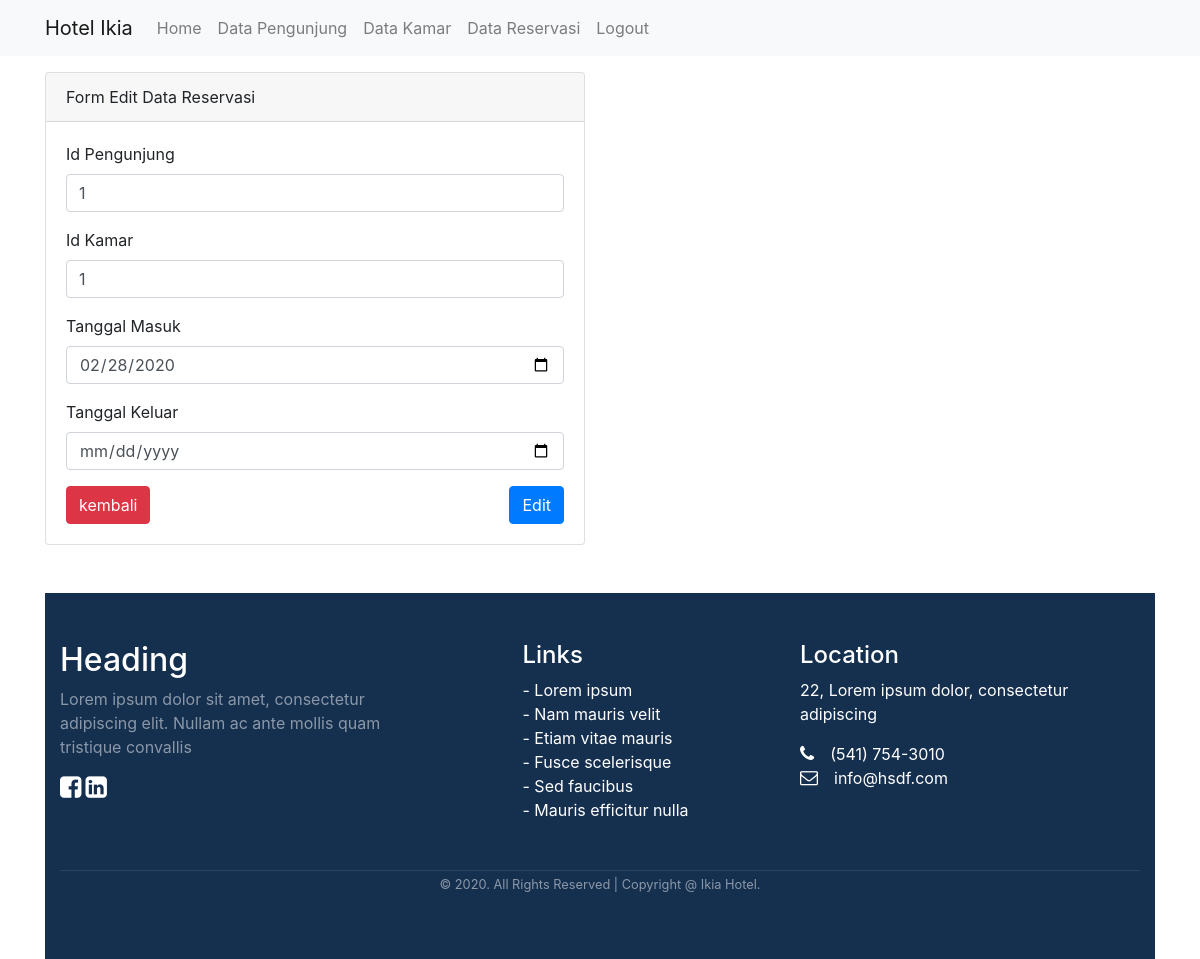
The app's page /hotel/reservasi/edit/1 with its own data.
### tables this page shows
CREATE TABLE `reservasi` (
  `id_reservasi` int(11) NOT NULL,
  `id_pengunjung` int(11) NOT NULL,
  `id_kamar` int(11) NOT NULL,
  `tgl_masuk` date NOT NULL,
  `tgl_keluar` date NOT NULL
);

### hotel/application/controllers/reservasi.php (called while the page is built, shortened)
<?php
class reservasi extends CI_Controller {
   public function __construct(){
        $this->load->model('reservasi_model');
   }
    public function edit($id_reservasi){
        $data['title']='Form Edit Data reservasi';
        $data['reservasi']=$this->reservasi_model->getreservasiByID($id_reservasi);
        $this->form_validation->set_rules('id_pengunjung', 'Id Pengunjung', 'required');
        $this->form_validation->set_rules('id_kamar', 'Id Kamar', 'required');
        $this->form_validation->set_rules('tgl1', 'Tgl Masuk', 'required');
        if ($this->form_validation->run() == FALSE) {
            $this->load->view('template/header',$data);
            $this->load->view('reservasi/edit',$data);
            $this->load->view('template/footer');
        } else {
            $this->reservasi_model->ubahdatars();
            $this->session->set_flashdata('flash-data','diedit');
            redirect('reservasi','refresh');
        }
    }
}
?>

### hotel/index.php (called while the page is built, shortened)
<?php
require_once BASEPATH.'core/CodeIgniter.php';

### hotel/application/models/reservasi_model.php (called while the page is built, shortened)
<?php
class reservasi_model extends CI_Model {
   public function getreservasiByID($id_reservasi){
       return $this->db->get_where('reservasi',['id_reservasi'=>$id_reservasi])->row_array();
   }
}
?>

### hotel/application/views/reservasi/edit.php (the view, shortened to what this page needs)
<div class="container">
    <div class="row mt-3">
        <div class="col-md-6">
            <div class="card">
                <div class="card-header">Form Edit Data Reservasi</div>
                <div class="card-body">
                    <form action="" method="post">
                        <div class="form-group">
                            <label for="id_pengunjung">Id Pengunjung</label>
                            <input type="text" class="form-control" id="id_pengunjung" name="id_pengunjung" value="<?= $reservasi['id_pengunjung']; ?>">
                        </div>
                        <div class="form-group">
                            <label for="id_kamar">Id Kamar</label>
                            <input type="text" class="form-control" id="id_kamar" name="id_kamar" value="<?= $reservasi['id_kamar']; ?>">
                        </div>
                        <div class="form-group">
                            <label for="tgl1">Tanggal Masuk</label>
                            <input type="date" class="form-control" id="tgl1" name="tgl1" value="<?= $reservasi['tgl_masuk']; ?>">
                        </div>
                        <div class="form-group">
                            <label for="tgl2">Tanggal Keluar</label>
                            <input type="date" class="form-control" id="tgl2" name="tgl2" value="">
                        </div>
                        <a href="<?= base_url(); ?>reservasi" class="btn btn-danger">kembali</a>
                        <button type="submit" name="edit" class="btn btn-primary float-right">Edit</button>
                    </form>
                </div>
        </div>
    </div>
</div>

### records on screen
reservasi: id_pengunjung "1", id_kamar "1", tgl1 "02/28/2020"
